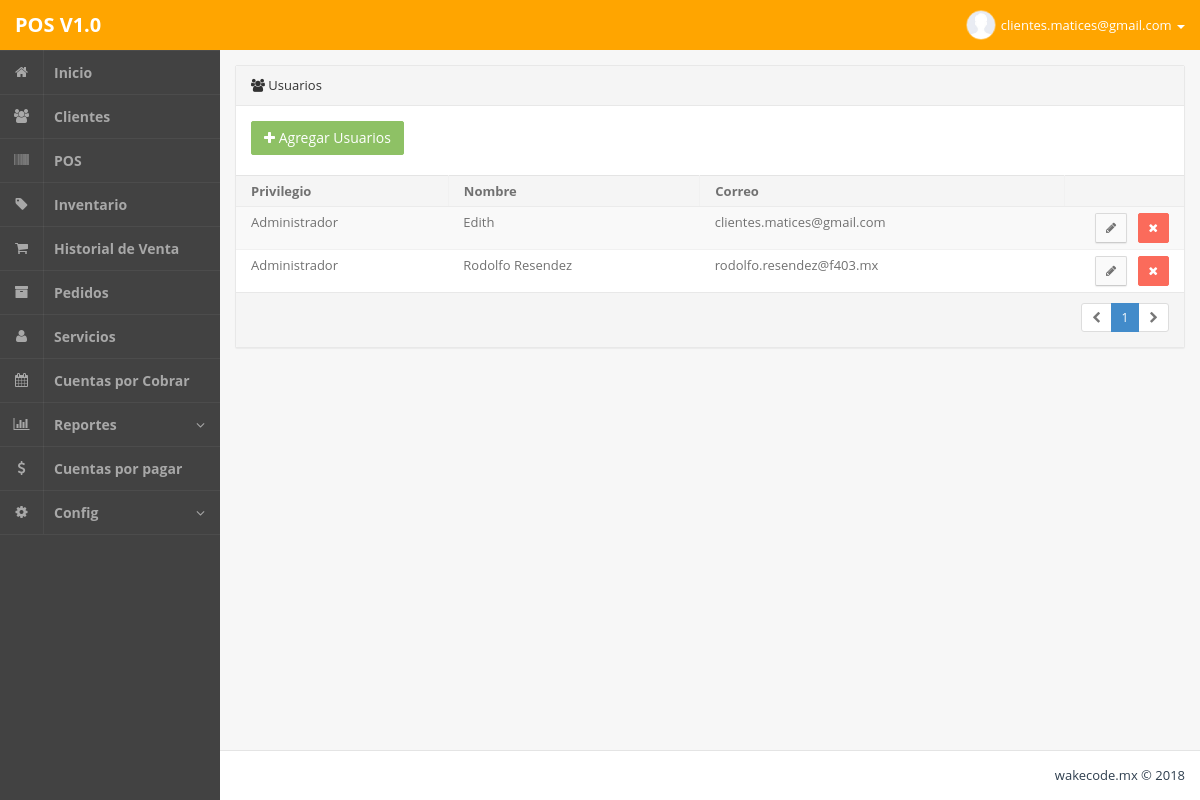
The page /admin.php?m=usuarios (signed in) on the database its author committed.
### tables this page shows
CREATE TABLE IF NOT EXISTS `usuarios` (
  `idusuarios` int(255) NOT NULL,
  `nombre` varchar(200) NOT NULL,
  `email` varchar(100) NOT NULL,
  `password` varchar(100) NOT NULL,
  `privilegio` int(10) NOT NULL
);

### php/usuarios.php (the view, shortened to what this page needs)
<section class="panel panel-default pos-rlt clearfix">
	<header class="panel-heading"> <i class="fa fa-users"></i> Usuarios</header>
	<div class="row wrapper">
		<div class="col-sm-6 m-b-xs">
			<a href="admin.php?m=usuariosAgregar" class="btn btn-md btn-success"><i class="fa fa-plus"></i> Agregar Usuarios</a>
		</div>
		<div class="col-sm-6">
		</div>
	</div>
	<div class="table-responsive">
		<table class="table table-striped b-t b-light">
			<thead>
				<tr>
					<th>Privilegio</th>
					<th>Nombre</th>
					<th>Correo</th>
					<th width="120"></th>
				</tr>
			</thead>
			<tbody>
<?php
			$consulta  = "SELECT * FROM usuarios ORDER BY nombre ASC";
			$url = "admin.php?m=usuarios";
$rows_per_page = 20;
if(isset($_GET['pag']))
	$page = mysql_real_escape_string($_GET['pag']);
else if (@$_GET['pag'] == "0")
	$page = 1;
else
	$page = 1;
$num_rows 		= mysql_num_rows(mysql_query($consulta));
$lastpage		= ceil($num_rows / $rows_per_page);
$page     = (int)$page;
$limit 		= 'LIMIT '. ($page -1) * $rows_per_page . ',' .$rows_per_page;
$consulta  .=" $limit";
$consulta = mysql_query($consulta);
			while($q = mysql_fetch_object($consulta)){
				if ($q->privilegio == 1){
					$privilegio = "Administrador";
				} else {
					$privilegio = "Usuario";
				}
?>
					<td><?php echo $privilegio; ?></td>
					<td><?php echo $q->nombre; ?></td>
					<td><?php echo $q->email; ?></td>
					<td class="text-right">
						<a href="admin.php?m=usuariosEditar&id=<?php echo $q->idusuarios; ?>" class="btn btn-sm btn-default"> <i class="fa fa-pencil"></i> </a> &nbsp;
						<a href="admin.php?m=usuarios&del=<?php echo $q->idusuarios; ?>" class="btn btn-sm btn-danger"> <i class="fa fa-times"></i> </a>
					</td>
<?php
			}
?>
			</tbody>
		</table>
	</div>
<footer class="panel-footer">
		<div class="row">
			<div class="col-sm-12 text-right text-center-xs">
				<ul class="pagination pagination-sm m-t-none m-b-none">
<?php
	if($num_rows != 0){
		$nextpage = $page + 1;
		if ($page == 1) {
			echo '<li class="disabled"><a href="#"><i class="fa fa-chevron-left"></i></a></li>';
			echo '<li class="active"><a href="">1</a></li>';
			if($lastpage >$page ){
				echo '<li><a href="'.$url.'&pag='.$nextpage.'"><i class="fa fa-chevron-right"></i></a></li>';
			}else{
				echo '<li class="disabled"><a href="#"><i class="fa fa-chevron-right"></i></a></li>';
			}
		}
	}
?>
				</ul>
			</div>
		</div>
	</footer>
</section>

### admin.php (style rules this page uses)
td,th { white-space: nowrap; }
.table-responsive { width: 100%; margin-bottom: 15px; overflow-x: auto; overflow-y: hidden; }

### rows shown on the page
usuarios: privilegio "Administrador", nombre "Edith", email "clientes.matices@gmail.com"
usuarios: privilegio "Administrador", nombre "Rodolfo Resendez", email "rodolfo.resendez@f403.mx"

### other values the page prints
$_SESSION['userNm'] "clientes.matices@gmail.com"
